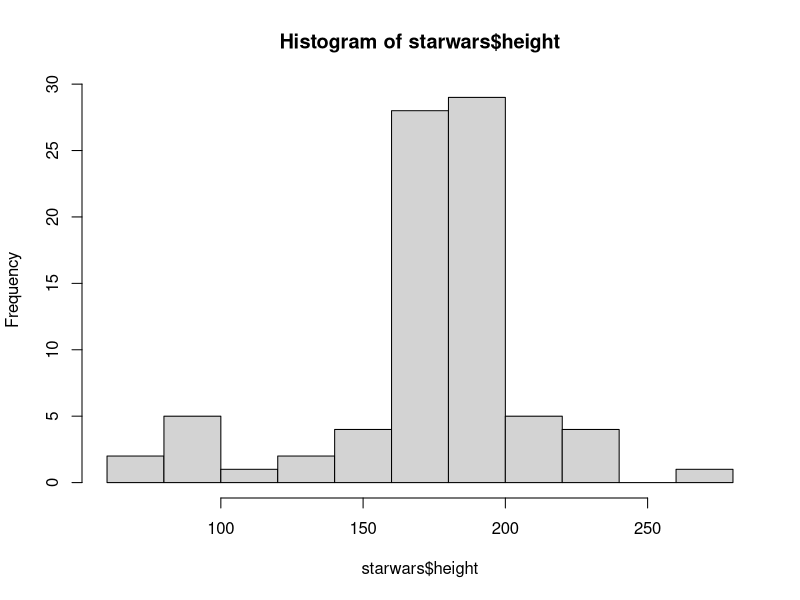
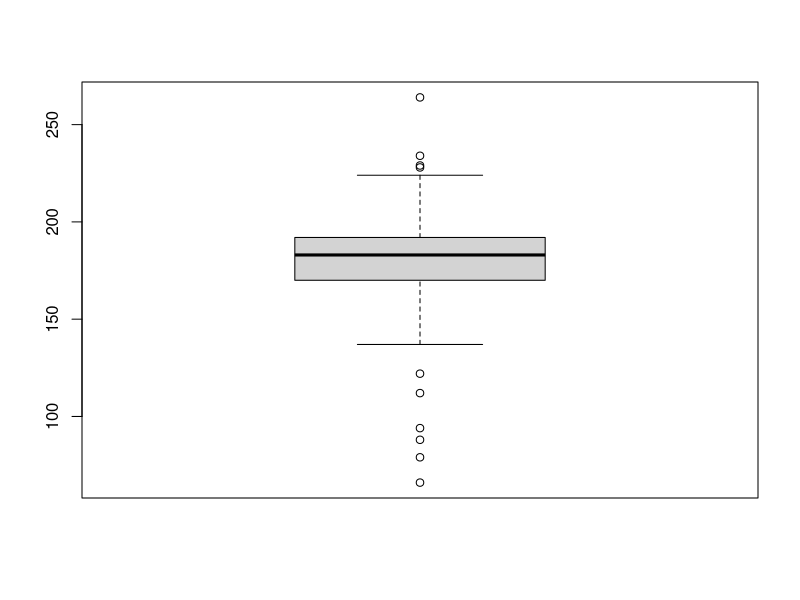
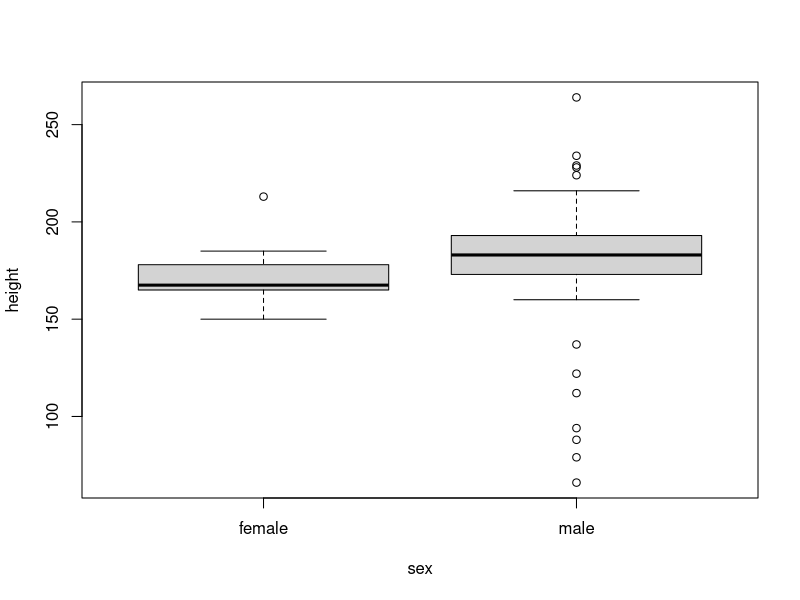
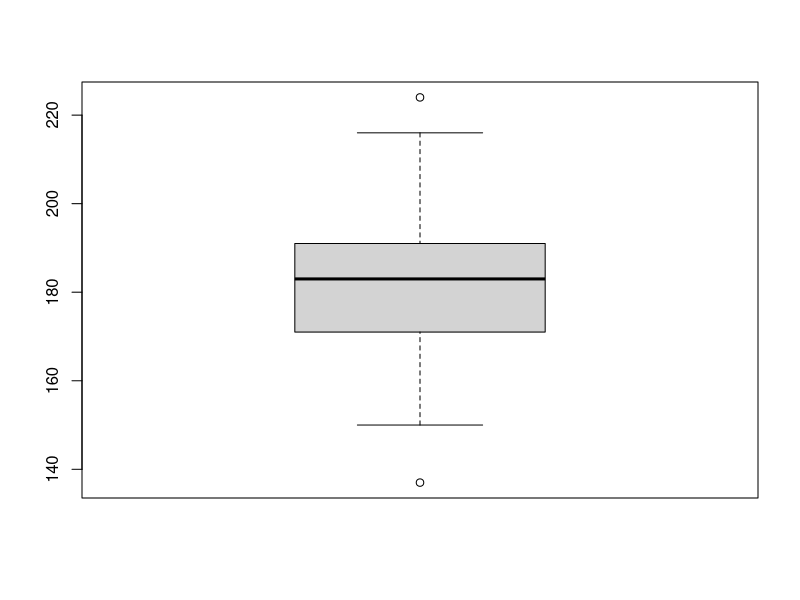

Reproduce these figures in R, in order.
## ---- chunk 1
library("tidyverse")
## ---- chunk 2
hist(starwars$height)
## ---- chunk 3
starwars_mf= starwars %>% filter(sex %in% c("male", "female"))

boxplot(starwars_mf$height)
## ---- chunk 4
boxplot(height~sex, data = starwars_mf)
## ---- chunk 5
outliers <- boxplot(starwars_mf$height, plot=FALSE)$out
## ---- chunk 6
starwars_mf[which(starwars_mf$height %in% outliers),] 
## ---- chunk 7
starwars_mf_new <- starwars_mf[-which(starwars_mf$ height %in% outliers),]
## ---- chunk 8
boxplot(starwars_mf_new$height) 
## ---- chunk 9
sd_value <- sd(starwars_mf$height, na.rm = TRUE)
sd_value
mean_value <- mean(starwars_mf$height, na.rm = TRUE)
mean_value
## ---- chunk 10
upper_bound <- mean_value + 3*sd_value 
upper_bound
lower_bound <- mean_value - 3*sd_value 
lower_bound
## ---- chunk 11
outliers_sigma <-starwars_mf %>% filter((height > upper_bound)| (height < lower_bound)) 
outliers_sigma
## ---- chunk 12
median_value <- median(starwars_mf$height, na.rm = TRUE)
median_value
MAD_value <- mad (starwars_mf$height, na.rm = TRUE) 
MAD_value
